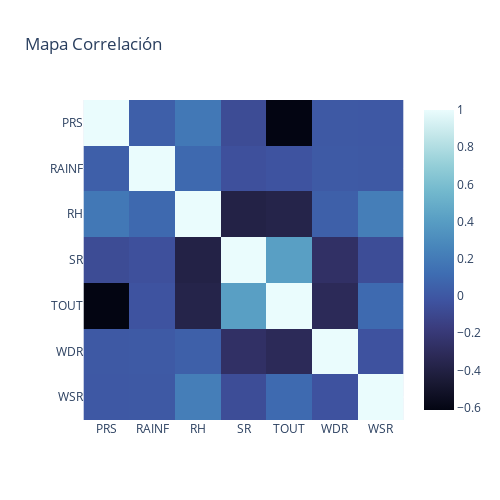

The notebook cell this image was saved under:
### Code cell
fig = px.imshow(met.corr(), color_continuous_scale='ice', title='Mapa Correlación')

fig.layout.height = 500
fig.layout.width = 500

fig.show()

### Figure 1 — Plotly figure (JSON) as saved in the notebook; plotly's stock layout.template omitted (floating-point values rounded to 4 significant figures)
{"data": [{"coloraxis": "coloraxis", "hovertemplate": "x: %{x}<br>y: %{y}<br>color: %{z}<extra></extra>", "name": "0", "type": "heatmap", "x": ["PRS", "RAINF", "RH", "SR", "TOUT", "WDR", "WSR"], "xaxis": "x", "y": ["PRS", "RAINF", "RH", "SR", "TOUT", "WDR", "WSR"], "yaxis": "y", "z": [[1, 0.04402, 0.184, -0.07237, -0.6128, 0.006923, 0.00255], [0.04402, 1, 0.09861, -0.04452, -0.02445, 0.01384, 0.00507], [0.184, 0.09861, 1, -0.389, -0.3736, 0.04545, 0.2228], [-0.07237, -0.04452, -0.389, 1, 0.4162, -0.2674, -0.06329], [-0.6128, -0.02445, -0.3736, 0.4162, 1, -0.3169, 0.105], [0.006923, 0.01384, 0.04545, -0.2674, -0.3169, 1, -0.03137], [0.00255, 0.00507, 0.2228, -0.06329, 0.105, -0.03137, 1]]}], "layout": {"coloraxis": {"colorscale": [[0, "rgb(3, 5, 18)"], [0.09091, "rgb(25, 25, 51)"], [0.1818, "rgb(44, 42, 87)"], [0.2727, "rgb(58, 60, 125)"], [0.3636, "rgb(62, 83, 160)"], [0.4545, "rgb(62, 109, 178)"], [0.5455, "rgb(72, 134, 187)"], [0.6364, "rgb(89, 159, 196)"], [0.7273, "rgb(114, 184, 205)"], [0.8182, "rgb(149, 207, 216)"], [0.9091, "rgb(192, 229, 232)"], [1, "rgb(234, 252, 253)"]]}, "height": 500, "title": {"text": "Mapa Correlación"}, "width": 500, "xaxis": {"anchor": "y", "constrain": "domain", "domain": [0, 1], "scaleanchor": "y"}, "yaxis": {"anchor": "x", "autorange": "reversed", "constrain": "domain", "domain": [0, 1]}}}
